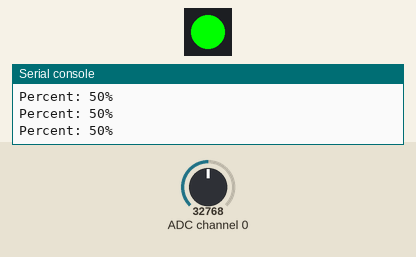
This program was run on a simulated Raspberry Pi Pico running MicroPython. Shown: 1 RGB LEDs in strip order, left to right, the last lines printed to the serial console. Inputs (shaded band) come from the test bench; at power-on: ADC channel 0 = 32768 (analog values on the 0–65535 scale).

Above: at 1.2 s.
1.3 s: ADC channel 0 set to 45874
At 2.3 s:
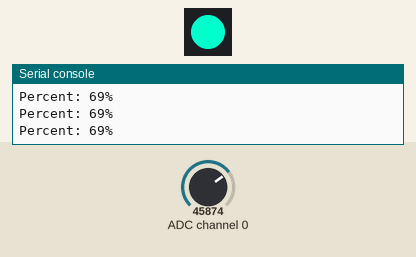
2.8 s: ADC channel 0 set to 57670
At 3.7 s:
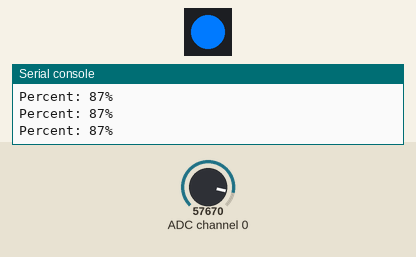
4.3 s: ADC channel 0 set to 19660
At 5.2 s:
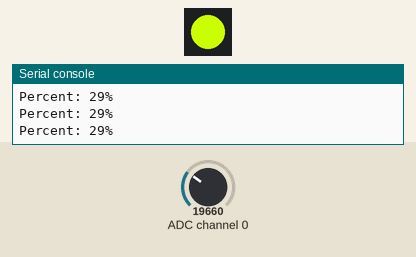
5.8 s: ADC channel 0 set to 7864
At 7.0 s:
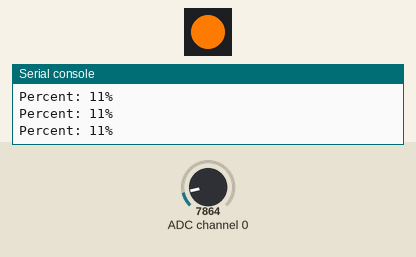
7.3 s: ADC channel 0 set to 32767
At 8.5 s:
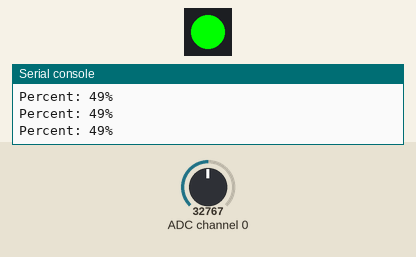
Timing chart, 0 to 9.8 s (numbered marks = the images above; inputs shaded):
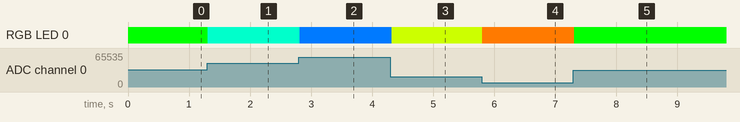

The program:

demo.py
```python
import time
from pimoroni_i2c import PimoroniI2C
from breakout_potentiometer import BreakoutPotentiometer

PINS_BREAKOUT_GARDEN = {"sda": 4, "scl": 5}
PINS_PICO_EXPLORER = {"sda": 20, "scl": 21}

i2c = PimoroniI2C(**PINS_BREAKOUT_GARDEN)
pot = BreakoutPotentiometer(i2c)

pot.set_brightness(1.0)
# pot.set_direction(BreakoutPotentiometer.DIRECTION_CCW)     # Uncomment this to flip the direction


# From CPython Lib/colorsys.py
def hsv_to_rgb(h, s, v):
    if s == 0.0:
        return v, v, v
    i = int(h * 6.0)
    f = (h * 6.0) - i
    p = v * (1.0 - s)
    q = v * (1.0 - s * f)
    t = v * (1.0 - s * (1.0 - f))
    i = i % 6
    if i == 0:
        return v, t, p
    if i == 1:
        return q, v, p
    if i == 2:
        return p, v, t
    if i == 3:
        return p, q, v
    if i == 4:
        return t, p, v
    if i == 5:
        return v, p, q


val = 0

while True:
    val = pot.read()
    h = val * 240.0     # Colour range from red to blue

    r, g, b = [int(255 * c) for c in hsv_to_rgb(h / 360.0, 1.0, 1.0)]  # rainbow magic

    print("Percent: ", int(val * 100), "%", sep="")
    pot.set_led(r, g, b)

    time.sleep(0.02)
```

Measured:
- after the input at 1.3 s, RGB LED 0: RGB(0, 255, 0) → RGB(0, 255, 203) at once
- after the input at 2.8 s, RGB LED 0: RGB(0, 255, 203) → RGB(0, 122, 255) at once
- after the input at 4.3 s, RGB LED 0: RGB(0, 122, 255) → RGB(204, 255, 0) at once
- after the input at 5.8 s, RGB LED 0: RGB(204, 255, 0) → RGB(255, 122, 0) at once
- after the input at 7.3 s, RGB LED 0: RGB(255, 122, 0) → RGB(0, 255, 0) at once
